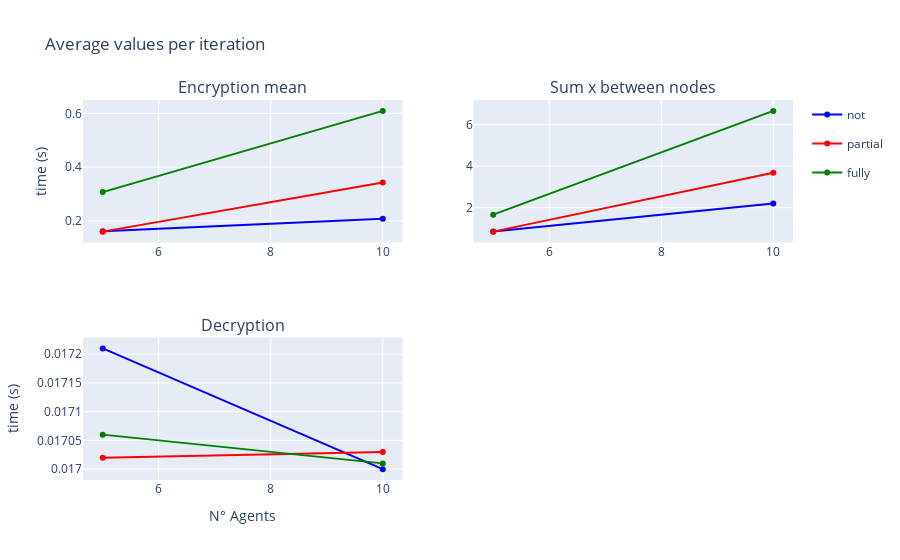

Notebook code cell kept with this figure:
### Markdown cell above
### Components - Average time per iteration

### Code cell
fig = make_subplots(rows=2, cols=2, subplot_titles=("Encryption mean", "Sum x between nodes", "Decryption"))
fig.add_trace(go.Scatter(x=to_plot_enc_mean.index, y=to_plot_enc_mean['not'], name='not', legendgroup='not', line=dict(color='blue')), row=1, col=1)
fig.add_trace(go.Scatter(x=to_plot_enc_mean.index, y=to_plot_enc_mean['partial'], name = 'partial', legendgroup='partial', line=dict(color='red')), row=1, col=1)
fig.add_trace(go.Scatter(x=to_plot_enc_mean.index, y=to_plot_enc_mean['fully'], name='fully', legendgroup='fully', line=dict(color='green')), row=1, col=1)

fig.add_trace(go.Scatter(x=to_plot_sum_mean.index, y=to_plot_sum_mean['not'], name='not', legendgroup='not', line=dict(color='blue'), showlegend=False), row=1, col=2)
fig.add_trace(go.Scatter(x=to_plot_sum_mean.index, y=to_plot_sum_mean['partial'], name='partial', legendgroup='partial', line=dict(color='red'), showlegend=False), row=1, col=2)
fig.add_trace(go.Scatter(x=to_plot_sum_mean.index, y=to_plot_sum_mean['fully'], name='fully', legendgroup='fully', line=dict(color='green'), showlegend=False), row=1, col=2)

fig.add_trace(go.Scatter(x=to_plot_dec_mean.index, y=to_plot_dec_mean['not'], name='not', legendgroup='not', line=dict(color='blue'), showlegend=False), row=2, col=1)
fig.add_trace(go.Scatter(x=to_plot_dec_mean.index, y=to_plot_dec_mean['partial'], name='partial', legendgroup='partial', line=dict(color='red'), showlegend=False), row=2, col=1)
fig.add_trace(go.Scatter(x=to_plot_dec_mean.index, y=to_plot_dec_mean['fully'], name='fully', legendgroup='fully', line=dict(color='green'), showlegend=False), row=2, col=1)

fig.update_yaxes(title_text="time (s)", row=1, col=1)
fig.update_yaxes(title_text="time (s)", row=2, col=1)
fig.update_xaxes(title_text="N° Agents", row=2, col=1)
fig.update_xaxes(title_text="N° Agents", row=2, col=2)

fig.update_layout(title='Average values per iteration')

fig.show()

### Figure 1 — Plotly figure (JSON) as saved in the notebook; plotly's stock layout.template omitted (floating-point values rounded to 4 significant figures)
{"data": [{"legendgroup": "not", "line": {"color": "blue"}, "name": "not", "type": "scatter", "x": [5, 10], "xaxis": "x", "y": [0.1611, 0.2075], "yaxis": "y"}, {"legendgroup": "partial", "line": {"color": "red"}, "name": "partial", "type": "scatter", "x": [5, 10], "xaxis": "x", "y": [0.1601, 0.3425], "yaxis": "y"}, {"legendgroup": "fully", "line": {"color": "green"}, "name": "fully", "type": "scatter", "x": [5, 10], "xaxis": "x", "y": [0.3071, 0.6092], "yaxis": "y"}, {"legendgroup": "not", "line": {"color": "blue"}, "name": "not", "showlegend": false, "type": "scatter", "x": [5, 10], "xaxis": "x2", "y": [0.8529, 2.201], "yaxis": "y2"}, {"legendgroup": "partial", "line": {"color": "red"}, "name": "partial", "showlegend": false, "type": "scatter", "x": [5, 10], "xaxis": "x2", "y": [0.8467, 3.675], "yaxis": "y2"}, {"legendgroup": "fully", "line": {"color": "green"}, "name": "fully", "showlegend": false, "type": "scatter", "x": [5, 10], "xaxis": "x2", "y": [1.662, 6.65], "yaxis": "y2"}, {"legendgroup": "not", "line": {"color": "blue"}, "name": "not", "showlegend": false, "type": "scatter", "x": [5, 10], "xaxis": "x3", "y": [0.01721, 0.017], "yaxis": "y3"}, {"legendgroup": "partial", "line": {"color": "red"}, "name": "partial", "showlegend": false, "type": "scatter", "x": [5, 10], "xaxis": "x3", "y": [0.01702, 0.01703], "yaxis": "y3"}, {"legendgroup": "fully", "line": {"color": "green"}, "name": "fully", "showlegend": false, "type": "scatter", "x": [5, 10], "xaxis": "x3", "y": [0.01706, 0.01701], "yaxis": "y3"}], "layout": {"annotations": [{"font": {"size": 16}, "showarrow": false, "text": "Encryption mean", "x": 0.225, "xanchor": "center", "xref": "paper", "y": 1, "yanchor": "bottom", "yref": "paper"}, {"font": {"size": 16}, "showarrow": false, "text": "Sum x between nodes", "x": 0.775, "xanchor": "center", "xref": "paper", "y": 1, "yanchor": "bottom", "yref": "paper"}, {"font": {"size": 16}, "showarrow": false, "text": "Decryption", "x": 0.225, "xanchor": "center", "xref": "paper", "y": 0.375, "yanchor": "bottom", "yref": "paper"}], "title": {"text": "Average values per iteration"}, "xaxis": {"anchor": "y", "domain": [0, 0.45]}, "xaxis2": {"anchor": "y2", "domain": [0.55, 1]}, "xaxis3": {"anchor": "y3", "domain": [0, 0.45], "title": {"text": "N° Agents"}}, "xaxis4": {"anchor": "y4", "domain": [0.55, 1], "title": {"text": "N° Agents"}}, "yaxis": {"anchor": "x", "domain": [0.625, 1], "title": {"text": "time (s)"}}, "yaxis2": {"anchor": "x2", "domain": [0.625, 1]}, "yaxis3": {"anchor": "x3", "domain": [0, 0.375], "title": {"text": "time (s)"}}, "yaxis4": {"anchor": "x4", "domain": [0, 0.375]}}}
